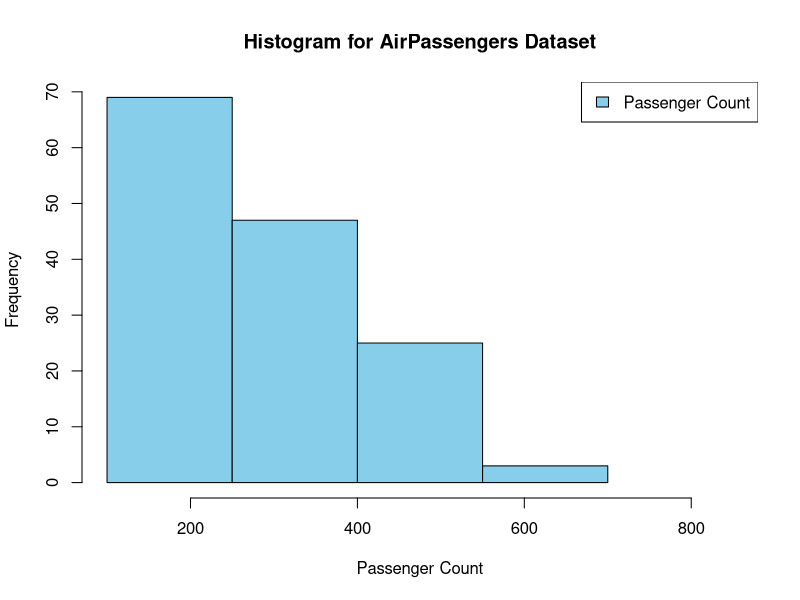

Here is the R script that generated this plot:
#192210682 Niranjan R
data("AirPassengers")
start_value <- 100
bin_width <- 150
bin_breaks <- seq(start_value, 700, by = bin_width)
hist(AirPassengers, breaks = bin_breaks, xlim = c(start_value, max(bin_breaks) + bin_width),
     main = "Histogram for AirPassengers Dataset",
     xlab = "Passenger Count", ylab = "Frequency", col = "skyblue", border = "black")
legend("topright", legend = c("Passenger Count"), fill = c("skyblue"))
